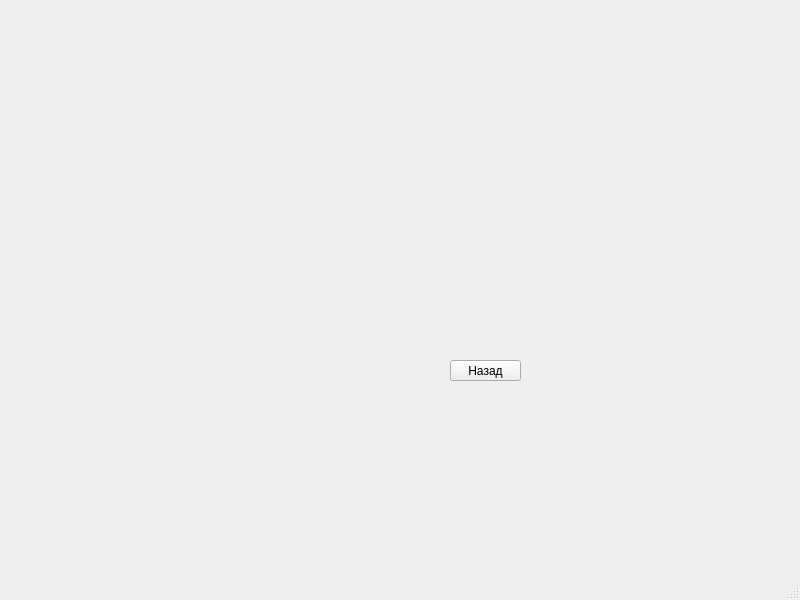
<?xml version="1.0" encoding="UTF-8"?>
<ui version="4.0">
 <class>MainWindow</class>
 <widget class="QMainWindow" name="MainWindow">
  <property name="geometry">
   <rect>
    <x>0</x>
    <y>0</y>
    <width>800</width>
    <height>600</height>
   </rect>
  </property>
  <property name="windowTitle">
   <string>MainWindow</string>
  </property>
  <widget class="QWidget" name="centralwidget">
   <widget class="QPushButton" name="quitButton">
    <property name="geometry">
     <rect>
      <x>450</x>
      <y>360</y>
      <width>71</width>
      <height>21</height>
     </rect>
    </property>
    <property name="text">
     <string>Назад</string>
    </property>
   </widget>
  </widget>
  <widget class="QMenuBar" name="menubar">
   <property name="geometry">
    <rect>
     <x>0</x>
     <y>0</y>
     <width>800</width>
     <height>22</height>
    </rect>
   </property>
  </widget>
  <widget class="QStatusBar" name="statusbar"/>
 </widget>
 <resources/>
 <connections/>
</ui>
